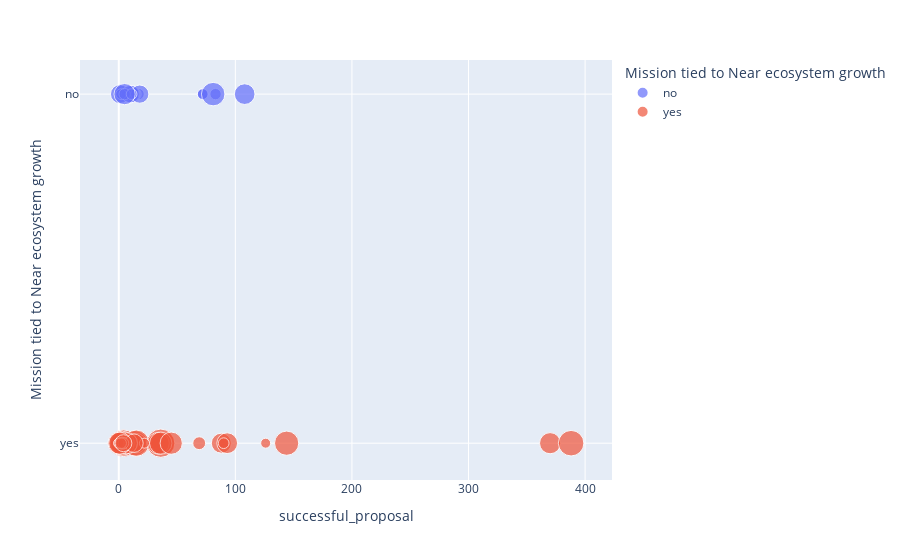

Write notebook code for a chart like this one.
### Code cell
fig.show()
fig.write_image("visualization/fig4_dao_overview_categorized.png")

### Figure 1 — Plotly figure (JSON) as saved in the notebook; plotly's stock layout.template omitted (floating-point values rounded to 4 significant figures)
{"data": [{"customdata": [["appalabs"], ["art"], ["clan"], ["codame"], ["cudo"], ["cudo"], ["dj"], ["drops"], ["graffiti"], ["incubadorapt"], ["indiacovidrelief"], ["motion"], ["muti"], ["nearch4n"], ["rucommunity"], ["sanfranciscohacknode"], ["vietnam_covid19_charity"], ["vitalpointai"], ["zenbikers"]], "hovertemplate": "Mission tied to Near ecosystem growth=%{y}<br>successful_proposal=%{x}<br>size=%{marker.size}<br>Name=%{customdata[0]}<extra></extra>", "legendgroup": "no", "marker": {"color": "#636efa", "size": [1.946, 1.792, 1.099, 2.079, 1.609, 1.609, 4.025, 4.094, 2.996, 1.792, 4.97, 4.317, 5.956, 4.615, 7.654, 1.609, 1.792, 1.609, 6.26], "sizemode": "area", "sizeref": 0.02778, "symbol": "circle"}, "mode": "markers", "name": "no", "orientation": "h", "showlegend": true, "type": "scatter", "x": [4, 17, 14, 14, 72, 72, 4, 11, 5, 83, 1, 10, 108, 18, 81, 2, 5, 11, 5], "xaxis": "x", "y": ["no", "no", "no", "no", "no", "no", "no", "no", "no", "no", "no", "no", "no", "no", "no", "no", "no", "no", "no"], "yaxis": "y"}, {"customdata": [["arrozcriativo"], ["assemblyscript"], ["berryclub"], ["bogotahacknode"], ["c1"], ["china_chartity_dao"], ["communitysquad"], ["createbase"], ["creatives"], ["cura"], ["degensdao"], ["ecosystem(kog)"], ["generativeart"], ["genesis"], ["humanguild"], ["jusdao"], ["lisboahack"], ["marketingvertical"], ["misfits"], ["move"], ["near_asia_dev_dao"], ["near_india_guild"], ["neardatacenter"], ["neararabia"], ["nearsamurai"], ["nftgaming"], ["nftonboarding"], ["npkguildnigeria"], ["nxm"], ["nyc"], ["portuguese"], ["sandbox"], ["socialtokens"], ["telegramcommunity"], ["turkey"], ["vr"]], "hovertemplate": "Mission tied to Near ecosystem growth=%{y}<br>successful_proposal=%{x}<br>size=%{marker.size}<br>Name=%{customdata[0]}<extra></extra>", "legendgroup": "yes", "marker": {"color": "#EF553B", "size": [5.568, 8.765, 5.429, 1.609, 1.792, 9.91, 8.159, 6.221, 2.303, 1.609, 6.001, 7.652, 1.386, 9.621, 11.11, 1.386, 4.875, 6.653, 8.054, 6.23, 6.572, 1.792, 6.909, 2.079, 1.386, 1.386, 1.386, 4.787, 1.386, 1.609, 6.941, 9.08, 6.866, 1.609, 3.989, 1.609], "sizemode": "area", "sizeref": 0.02778, "symbol": "circle"}, "mode": "markers", "name": "yes", "orientation": "h", "showlegend": true, "type": "scatter", "x": [88, 14, 15, 1, 31, 4, 144, 370, 69, 7, 93, 38, 10, 15, 36, 3, 1, 34, 3, 7, 0, 5, 1, 3, 0, 22, 126, 13, 0, 4, 36, 388, 45, 2, 4, 90], "xaxis": "x", "y": ["yes", "yes", "yes", "yes", "yes", "yes", "yes", "yes", "yes", "yes", "yes", "yes", "yes", "yes", "yes", "yes", "yes", "yes", "yes", "yes", "yes", "yes", "yes", "yes", "yes", "yes", "yes", "yes", "yes", "yes", "yes", "yes", "yes", "yes", "yes", "yes"], "yaxis": "y"}], "layout": {"legend": {"itemsizing": "constant", "title": {"text": "Mission tied to Near ecosystem growth"}, "tracegroupgap": 0}, "margin": {"t": 60}, "xaxis": {"anchor": "y", "domain": [0, 1], "title": {"text": "successful_proposal"}}, "yaxis": {"anchor": "x", "categoryarray": ["yes", "no"], "categoryorder": "array", "domain": [0, 1], "title": {"text": "Mission tied to Near ecosystem growth"}}}}
